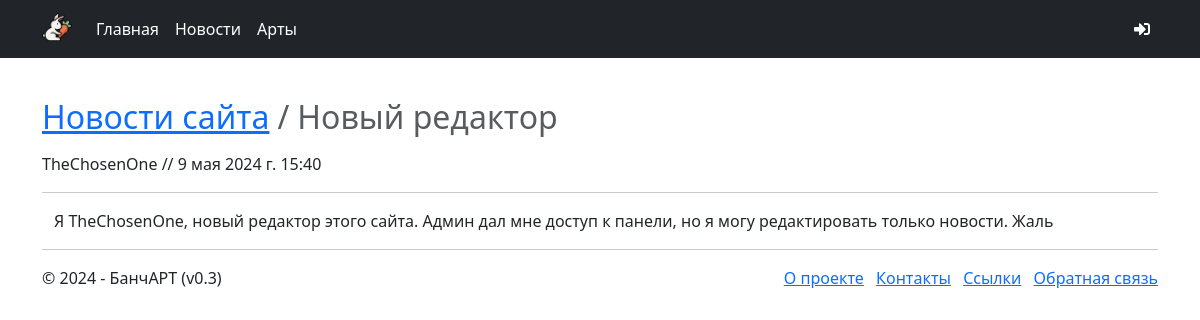
The page /news/site/4 on the database its author committed.
### news/models.py (models this page shows)
class articles(models.Model):
    title = models.CharField('Заголовок', max_length = 50)
    description = models.CharField('Описание', max_length = 200)
    text = models.TextField('Текст')
    data = models.DateTimeField('Дата публикации', default = datetime.now())
    author = models.ForeignKey(User, null = True, blank = True,
    on_delete = models.SET_NULL, verbose_name = 'Автор')
    def __str__(self):
        return self.title
    class Meta:
        ordering = ["-data"]
        verbose_name_plural = 'новости'
        verbose_name = 'новость'

### news/views.py (the view)
# urls.py: path('site/<int:n>', views.article, name='article'),
def article(request, n):
    artcl = articles.objects.get(id = n)
    assert isinstance(request, HttpRequest)
    return render(
        request, 'news/article.html',
        {
            'title':artcl,
            'year':datetime.now().year,
        }
    )

### news/templates/news/article.html (shortened to what this page needs)
{% extends "main/layout.html" %}
{% block content %}
<h2>
	<nav aria-label="breadcrumb">
		<ol class="breadcrumb">
			<li class="breadcrumb-item"><a href="{% url 'news' %}">Новости сайта</a></li>
			<li class="breadcrumb-item active" aria-current="page">
				{{ title }}
			</li>
		</ol>
	</nav>
</h2>
{% if title.author %}
<p>{{ title.author }} // {{ title.data }}</p><hr />
{% else %}
<p>Аноним // {{ title.data }}</p><hr />
{% endif %}
<div class="container">
	<div class="bs-callout bs-callout-danger">
		<p>{{ title.text }}</p>
	</div>
</div>
{% endblock %}

### rows shown on the page
articles: title "Новый редактор", author "TheChosenOne", data "9 мая 2024 г. 15:40", text "Я TheChosenOne, новый редактор этого сайта. Админ дал мне доступ к панели, но я могу редактировать только новости. Жаль"
